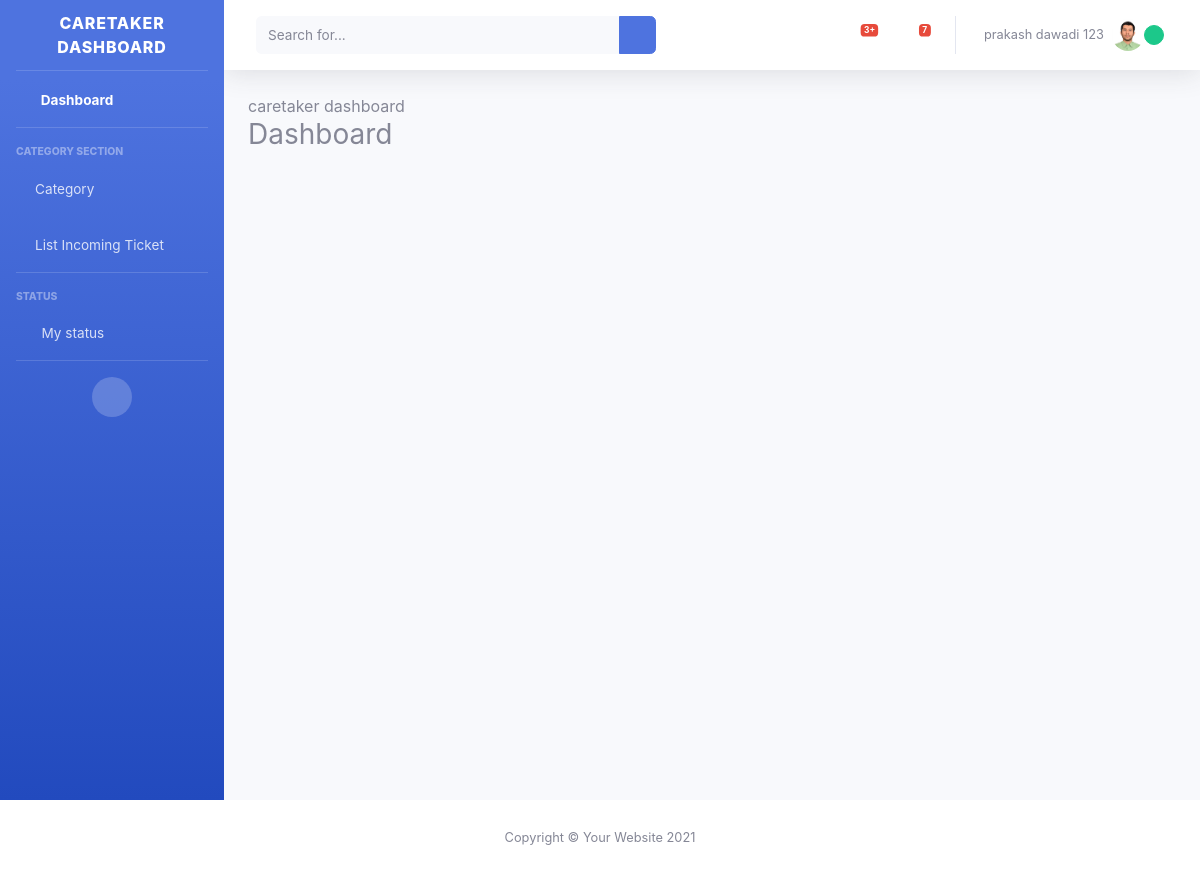
The page /user/caretaker/dashboard (signed in) on the database its author committed.
### myUser/models.py (models this page shows, shortened)
class User(AbstractBaseUser):
    email = models.EmailField(unique=True,verbose_name='Email')
    name = models.CharField(max_length=20)
    address = models.CharField(max_length=30)
    phone_no = models.CharField(max_length=10)
    image = models.ImageField(upload_to='user/',null=True,blank=False)
    caretaker_status = models.CharField(max_length=9,choices=status,null=True,blank=True)
    is_customer = models.BooleanField(default=False)
    is_Caretaker = models.BooleanField(default=False)
    is_active = models.BooleanField(default=True)
    is_admin= models.BooleanField(default=False)
    created_at=models.DateTimeField(auto_now_add=True)
    updated_at=models.DateTimeField(auto_now=True)
    objects = UserManager()
    USERNAME_FIELD = 'email'
    REQUIRED_FIELDS  = ['name','address','phone_no']

### myUser/views.py (the view)
# urls.py: path('caretaker/dashboard',views.caretakerDashboard,name='caretakerdashboard'),
@login_required(login_url='caretakerlogin')
def caretakerDashboard(request):
    if request.user.is_Caretaker:
        return render(request,'caretaker/dashboard.html')
    else:
        return redirect('customerdashboard')

### templates/careTaker/dashboard.html (shortened to what this page needs)
{% extends '../caretaker/includes/dashboardhome.html' %}
  {% load static %}
                {% block 'body' %}
                <div class="container-fluid">
                    <div id="dashboardcustomer" >
                        caretaker dashboard
                        <h3 id="customerDashboard">Dashboard</h3>
                    </div>
                        </div>
            {% endblock %}

### templates/careTaker/includes/topbar.html (shortened to what this page needs)
 {% load static %}
                <nav class="navbar navbar-expand navbar-light bg-white topbar mb-4 static-top shadow">
                    <form
                        class="d-none d-sm-inline-block form-inline mr-auto ml-md-3 my-2 my-md-0 mw-100 navbar-search">
                        <div class="input-group">
                            <input type="text" class="form-control bg-light border-0 small" placeholder="Search for..."
                                aria-label="Search" aria-describedby="basic-addon2">
                            <div class="input-group-append">
                                <button class="btn btn-primary" type="button">
                                    <i class="fas fa-search fa-sm"></i>
                                </button>
                            </div>
                        </div>
                    </form>
                    <ul class="navbar-nav ml-auto">
                        <li class="nav-item dropdown no-arrow mx-1">
                            <a class="nav-link dropdown-toggle" href="#" id="alertsDropdown" role="button"
                                data-toggle="dropdown" aria-haspopup="true" aria-expanded="false">
                                <span class="badge badge-danger badge-counter">3+</span>
                            </a>
                        </li>
                        <li class="nav-item dropdown no-arrow mx-1">
                            <a class="nav-link dropdown-toggle" href="#" id="messagesDropdown" role="button"
                                data-toggle="dropdown" aria-haspopup="true" aria-expanded="false">
                                <i class="fas fa-envelope fa-fw"></i>
                                <span class="badge badge-danger badge-counter">7</span>
                            </a>
                        </li>
                        <li class="nav-item dropdown no-arrow">
                            <a class="nav-link dropdown-toggle" href="#" id="userDropdown" role="button"
                                data-toggle="dropdown" aria-haspopup="true" aria-expanded="false">
                                <span class="mr-2 d-none d-lg-inline text-gray-600 small">{{user.name}}</span>
                                {% if user.image %}
                                <img class="img-profile rounded-circle"
                                    src="{{MEDIA_URL}}{{user.image.url}}">
                                {% else %}
                                 <img class="img-profile rounded-circle"
                                    src="{% static 'images/default_image.png' %}">
                                {% endif  %}
                                {% if request.user.caretaker_status == "available" %}
                                <span class="mr-2 d-none d-lg-inline text-gray-600 small"><button class="btn btn-sm btn-circle btn-success" style="border-radius:100px;height:20px; width:20px;"></button></span>
                                {% else %}
                                <span class="mr-2 d-none d-lg-inline text-gray-600 small"><button class="btn btn-sm btn-circle btn-danger" style="border-radius:100px;height:20px; width:20px;"></button></span>
                                {%  endif %}
                            </a>
                        </li>
                    </ul>
                </nav>

### static/css/style.css (style rules this page uses)
.navbar { background-color:black; }

### rows shown on the page
User: name "prakash dawadi 123", image (picture)
